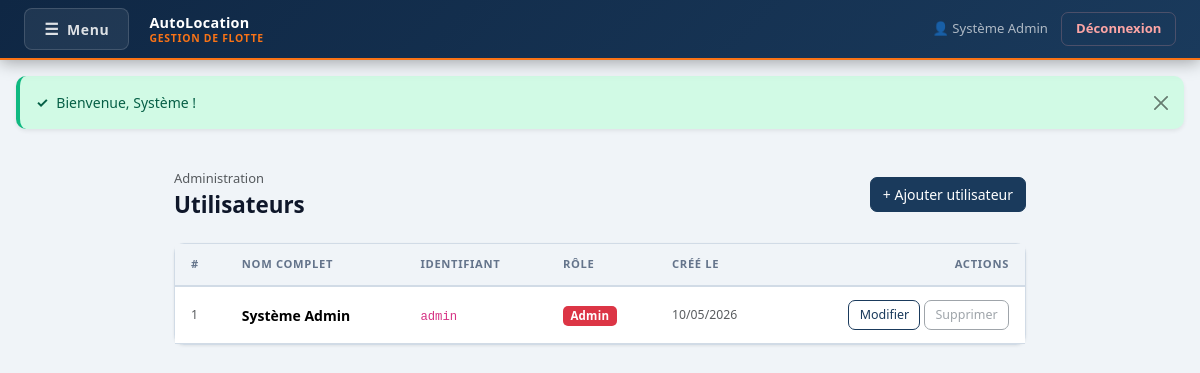
Screenshot of /users/index.php (signed in) with the database file from the repository.
### tables this page shows
CREATE TABLE IF NOT EXISTS `users` (
  `id`         INT(11)      NOT NULL AUTO_INCREMENT,
  `nom`        VARCHAR(100) DEFAULT NULL,
  `prenom`     VARCHAR(100) DEFAULT NULL,
  `username`   VARCHAR(50)  NOT NULL,
  `password`   VARCHAR(255) NOT NULL,
  `role`       ENUM('admin','operateur') DEFAULT 'operateur',
  `created_at` TIMESTAMP    NOT NULL DEFAULT CURRENT_TIMESTAMP,
  PRIMARY KEY (`id`),
  UNIQUE KEY `username` (`username`)
);

### users/index.php (the view, shortened to what this page needs)
<?php
$db   = new Database();
$conn = $db->getConnection();
$users = $conn->query("SELECT * FROM users ORDER BY role, nom")->fetchAll();
?>
<!DOCTYPE html>
<html lang="fr">
<head>
  <link href="https://cdn.jsdelivr.net/npm/bootstrap@5.3.3/dist/css/bootstrap.min.css" rel="stylesheet">
  <link href="/location/style.css" rel="stylesheet">
</head>
<body>
<?php include "../includes/navbar.php"; ?>
<?php include "../includes/flash.php"; ?>
<div class="container-fluid px-4 py-4" style="max-width:900px">
  <div class="page-header">
    <div>
      <div class="text-muted small mb-1">Administration</div>
      <h1 class="page-title">Utilisateurs</h1>
    </div>
    <a href="add.php" class="btn btn-success">+ Ajouter utilisateur</a>
  </div>
  <div class="card">
    <div class="table-responsive">
      <table class="table table-hover mb-0">
        <thead class="table-light">
          <tr>
            <th>#</th>
            <th>Nom complet</th>
            <th>Identifiant</th>
            <th>Rôle</th>
            <th>Créé le</th>
            <th class="text-end">Actions</th>
          </tr>
        </thead>
        <tbody>
          <?php foreach ($users as $u): ?>
          <tr>
            <td class="text-muted small"><?= $u['id'] ?></td>
            <td class="fw-semibold"><?= htmlspecialchars($u['prenom'] . ' ' . $u['nom']) ?></td>
            <td><code><?= htmlspecialchars($u['username']) ?></code></td>
            <td>
              <?php if ($u['role'] === 'admin'): ?>
                <span class="badge bg-danger">Admin</span>
              <?php else: ?>
                <span class="badge bg-secondary">Opérateur</span>
              <?php endif; ?>
            </td>
            <td class="text-muted small"><?= date('d/m/Y', strtotime($u['created_at'])) ?></td>
            <td class="text-end">
              <a href="edit.php?id=<?= $u['id'] ?>" class="btn btn-sm btn-outline-primary">Modifier</a>
              <?php if ($u['id'] != $_SESSION['user_id']): ?>
              <button class="btn btn-sm btn-outline-danger"
                      onclick="confirmDelete(<?= $u['id'] ?>, '<?= htmlspecialchars($u['username']) ?>')">
                Supprimer
              </button>
              <?php else: ?>
              <button class="btn btn-sm btn-outline-secondary" disabled title="Vous ne pouvez pas vous supprimer">
                Supprimer
              </button>
              <?php endif; ?>
            </td>
          </tr>
          <?php endforeach; ?>
        </tbody>
      </table>
    </div>
  </div>
</div>
</body>
</html>

### style.css (style rules this page uses)
:root { --primary: #1a3a5c; --primary-dark: #102640; --accent: #f97316; --accent-dark: #ea6c0a; --danger: #dc2626; --danger-dark: #b91c1c; --bg: #f0f4f8; --surface: #ffffff; --border: #d1dbe6; --text: #0f172a; --text-muted: #64748b; --nav-bg: #0f2744; --radius: 10px; --shadow-sm: 0 1px 3px rgba(0,0,0,.08); --shadow: 0 4px 12px rgba(0,0,0,.1); --shadow-lg: 0 8px 28px rgba(0,0,0,.13); --transition: .2s ease; }
*, *::before, *::after { box-sizing: border-box; }
body { background: var(--bg); font-family: 'Segoe UI', system-ui, -apple-system, sans-serif; color: var(--text); font-size: .925rem; min-height: 100vh; }
.page-header { display: flex; align-items: center; justify-content: space-between; margin-bottom: 1.5rem; }
.page-title { font-size: 1.4rem; font-weight: 700; margin: 0; color: var(--text); }
.card { border: 1px solid var(--border); border-radius: var(--radius); box-shadow: var(--shadow-sm); background: var(--surface); }
.table { margin: 0; font-size: .875rem; }
.table thead th { background: #f0f4f8; color: var(--text-muted); font-size: .7rem; font-weight: 700; text-transform: uppercase; letter-spacing: .06em; border-bottom: 2px solid var(--border); padding: .75rem 1rem; white-space: nowrap; }
.table td { padding: .8rem 1rem; vertical-align: middle; border-color: var(--border); }
.badge { padding: .35em .65em; font-size: .72rem; font-weight: 600; border-radius: 5px; letter-spacing: .02em; }
.btn { font-weight: 500; border-radius: 7px; transition: all var(--transition); font-size: .875rem; }
.btn-success { background: var(--primary); border-color: var(--primary); color: #fff; }
.btn-outline-primary { border-color: var(--primary); color: var(--primary); }
.btn-sm { font-size: .78rem; padding: .3rem .65rem; }
.card { animation: fadeInUp .35s ease both; }
.page-header { animation: fadeInUp .3s ease both; }
tbody tr { animation: rowFadeIn .22s ease both; animation-delay: calc(var(--i, 0) * 50ms); }
.btn-success { animation: btnPulse 2.5s infinite; }

### rows the page displays
users: id "1", prenom+nom "Système Admin", username "admin", role "Admin", created_at "10/05/2026", shows "Supprimer"

### other values shown
$_SESSION['user_nom'] "Système Admin"
$icon "✓"
$f['msg'] "Bienvenue, Système !"
